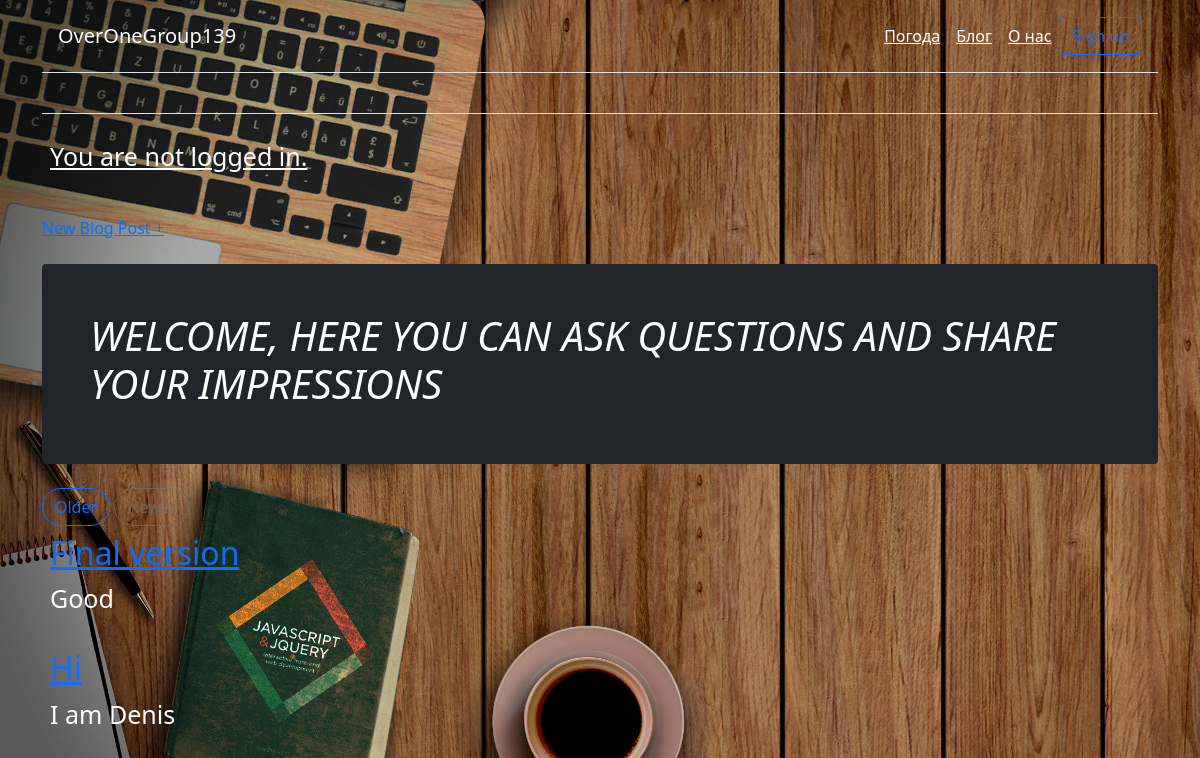
Screenshot of /blog/ with the database file from the repository.
### blog/models.py (models this page shows, shortened)
class Post(models.Model):
    title = models.CharField(max_length=1000)
    author = models.ForeignKey(
        'auth.User',
        on_delete=models.CASCADE,
    )
    body = models.TextField()

### blog/views.py (the view)
# urls.py: path('blog/', views.BlogListView.as_view(), name='blog'),
class BlogListView(ListView):
    model = Post
    template_name = 'blog.html'

### blog/templates/blog.html
<!DOCTYPE html>
{% extends 'base.html' %}
{% load static %}
{% block content %}
<body>
<div class="nav-right">
    <a href="{% url 'post_new' %}"> New Blog Post +</a>
</div>
<br>
<div class="p-4 p-md-5 mb-4 text-white rounded bg-dark">
    <div class="col-md-15 px-0">
        <h1 class="display-8 fst-italic">Welcome, here you can ask questions and share your impressions</h1>
    </div>
</div>
<nav class="blog-pagination" aria-label="Pagination">
    <a class="btn btn-outline-primary rounded-pill" href="#">Older</a>
    <a class="btn btn-outline-secondary rounded-pill disabled">Newer</a>
    {% for post in object_list %}
    <div class="post-entry p-2 text-white ">
        <h2><a href="{% url 'post_detail' post.pk %}">{{ post.title}}</a></h2>
        <p>{{ post.body }}</p>
    </div>
</body>
{% endfor %}
{% endblock content %}

### blog/static/css/style.css (style rules this page uses)
body { color: #fff; font-family: sans-serif; background : url('web-design.jpg'); background-size: cover; background-attachment: fixed; }
h1 { text-transform: uppercase; text-align: centre; margin-top: 150px font-size: 50px; }
p { font-size: 25px; display: block; margin: 0 auto width: 80%; }

### rows the page displays
Post: title "Final version", body "Good"
Post: title "Hi", body "I am Denis"
